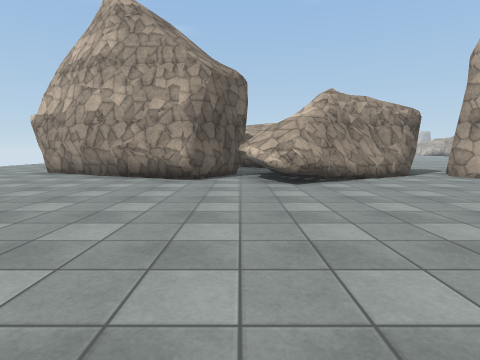
View 1 (above)

12 first-person views from a walk through a scene from a Unity 3-D project. The camera is 1.3 m above the floor, tilts 6° down and sees 80° across. The floor is counted in squares, 2 m on a side. Each view is taken from the middle of a square. On the plan, view 1 faces up. The plan holds only what a view shows up to about 9 squares ahead; the rest is blank. The place goes on beyond the plan. The player character is not drawn. Some animated figures are not drawn. Surface patterns are stand-ins for the level's own textures.

View 2
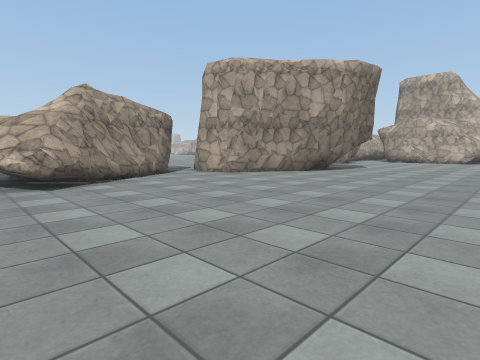

View 3
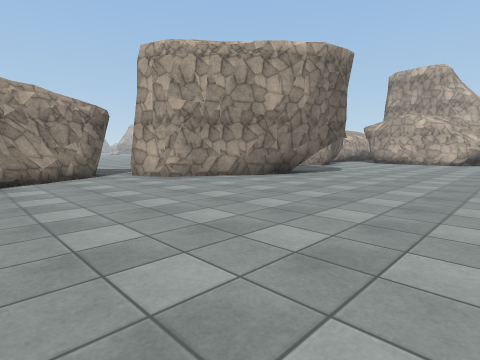

View 4
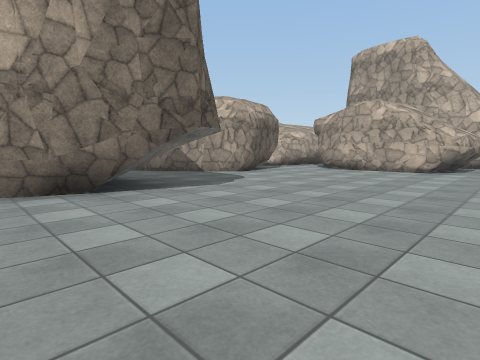

View 5
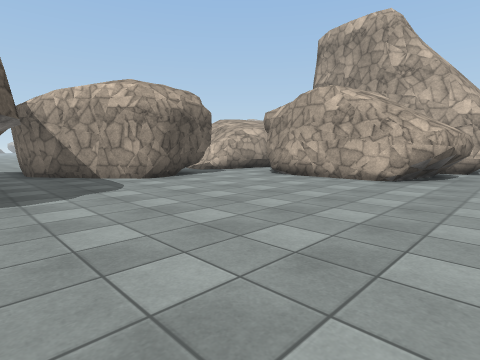

View 6
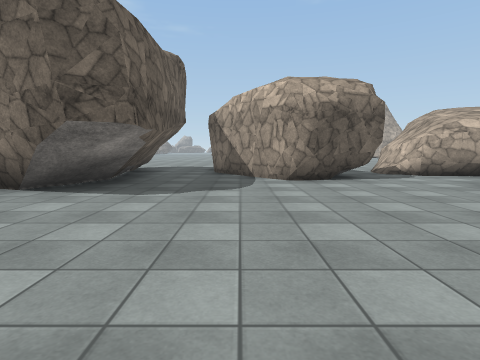

View 7
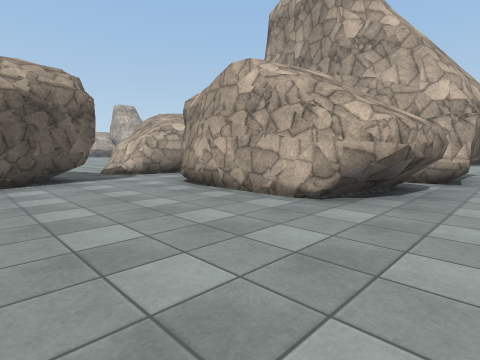

View 8
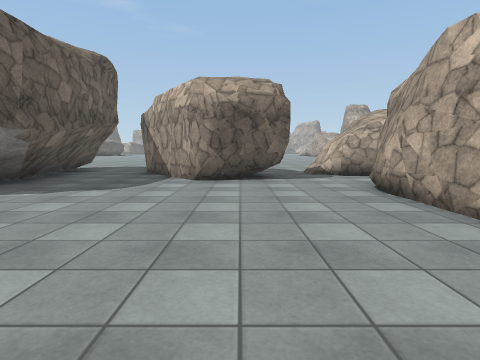

View 9
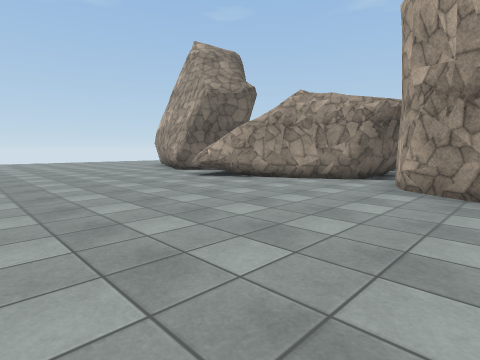

View 10
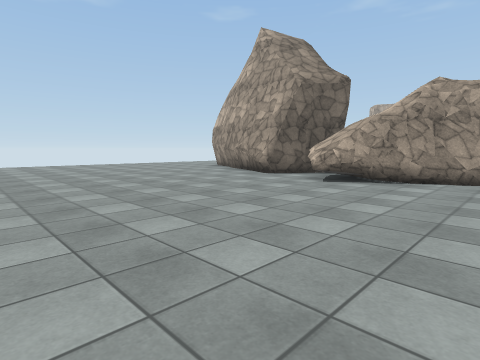

View 11
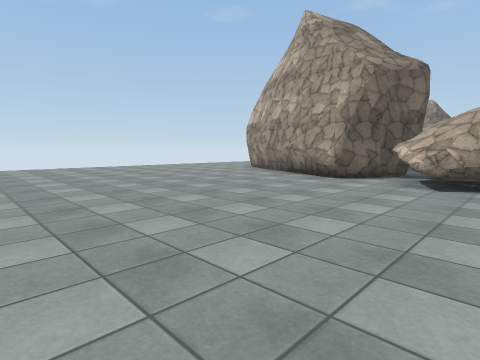

View 12
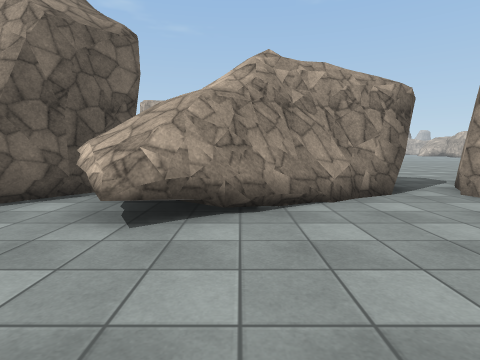

### Floor plan
Key: @ floor where view 1 was taken; # wall or solid block; . floor; / step, stairs or slope; T thing the floor can be seen under or through.
Columns run from 2 left of view 1 to 21 right of it. Each row starts with its distance up from view 1.
 12          ..
 11          ..
 10         ..   .#
  9        ..  #..#  ./#
  8   #   TTT  #..## ./#
  7 ######T.#  ##..###.##
  6 .####...## ##..##...
  5 .........####......#
  4 ...........#.......#
  3 ...................#
  2 ...................#
  1 ...................##.##
  0 ..@..................

Where each view was taken, in squares from view 1:
view 1: 0 up, 0 right, facing up
view 2: 0 up, 0 right, facing up-right
view 3: 0 up, 2 right, facing up-right
view 4: 0 up, 7 right, facing up-right
view 5: 0 up, 10 right, facing up-right
view 6: 0 up, 12 right, facing up
view 7: 0 up, 13 right, facing up-right
view 8: 0 up, 14 right, facing up
view 9: 1 up, 7 right, facing up-left
view 10: 0 up, 4 right, facing up-left
view 11: 0 up, 2 right, facing up-left
view 12: 3 up, 2 right, facing up
